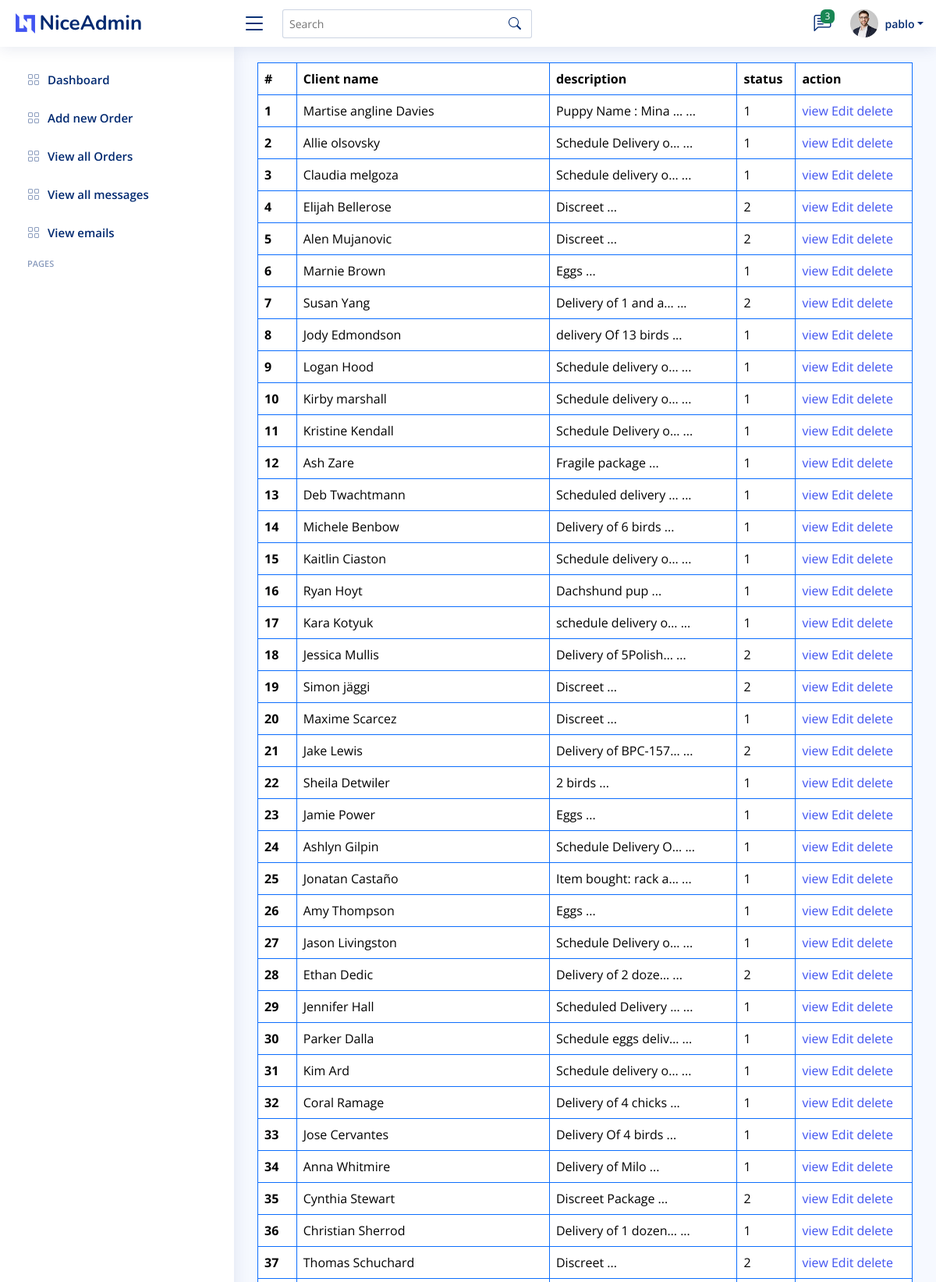
The app's page /adminside/order-list/ (signed in, upper part) with its own data.
### adminside/models.py (models this page shows, shortened)
class Order(models.Model):
    sender_name = models.CharField(max_length=50)
    sender_address = models.CharField(max_length=50)
    sender_email = models.EmailField()
    reciever_name = models.CharField(max_length=50, null=True, blank=True)
    Phone_number = models.CharField(null=True, blank=True, max_length=50)
    reciever_address = models.CharField(max_length=50, null=True, blank=True)
    reciever_email = models.EmailField()
    origin = models.CharField(max_length=50, null=True, blank=True)
    destination = models.CharField(max_length=50, null=True, blank=True)
    package = models.IntegerField(null=True)
    carrier = models.CharField(max_length=50, null=True, blank=True)
    type_of_shipment = models.CharField(max_length=50, null=True, blank=True)
    description = models.TextField(null=True, blank=True)
    reference_number = models.CharField(max_length=50, null=True, blank=True)
    weight = models.CharField(max_length=50, null=True, blank=True)
    departure_date = models.CharField(null=True, blank=True, max_length=50)
    arrival_date = models.CharField(null=True, blank=True, max_length=50)
    departure_time = models.CharField(null=True, blank=True, max_length=50)
    arrival_time = models.CharField(null=True, blank=True, max_length=50)
    payment_method = models.CharField(max_length=50, null=True, blank=True)
    tracking_number = models.CharField(default=f"EXWA{str(uuid.uuid4())[:18]}-ORDER", max_length=30, unique=True)
    status = models.IntegerField(choices=ORDERSTATUS, default=1)
    id = models.UUIDField(default=uuid.uuid4, unique=True, primary_key=True, editable= False)
    date_added = models.DateTimeField(auto_now_add = True)
    updated = models.DateTimeField(auto_now=True)
    class Meta:
        ordering = ['-date_added']

### adminside/views.py (the view)
# urls.py: path('order-list/',views.OrderList, name='order-list'),
def OrderList(request):
    orders = Order.objects.all()
    return render(request, 'orderList.html', {'orders': orders})

### adminside/templates/orderList.html (shortened to what this page needs)
{% extends 'base.html' %}
{% load static %}
{% block content %}
<div class="container">
    <div class="row">
      <table class="table table-bordered border-primary">
        <thead>
          <tr>
            <th scope="col">#</th>
            <th scope="col">Client name</th>
            <th scope="col">description</th>
            <th scope="col">status</th>
            <th scope="col">action</th>
          </tr>
        </thead>
        <tbody>
          {% for order in orders %}
          <tr>
            <th >{{forloop.counter}}</th>
            <td>{{order.reciever_name}}</td>
            <td>{{order.description|truncatechars:20}} ...</td>
            <td>{{order.status}}</td>
            <td>
              <a href="{% url 'adminside:details' order.id %}">view</a>
              <a href="{% url 'adminside:update-order' order.id %}">Edit</a>
              <a href="{% url 'adminside:delete-order' order.id %}">delete</a>
            </td>
          </tr>
          {% endfor %}
        </tbody>
      </table>
    </div>
  </div>
{% endblock %}

### adminside/templates/base.html (shortened to what this page needs)
{% load static %}
<!DOCTYPE html>
<html lang="en">
<head>
  <link href="{% static 'assets/vendor/bootstrap/css/bootstrap.min.css' %}" rel="stylesheet">
  <link rel="stylesheet" href="{% static 'assets/vendor/bootstrap-icons/bootstrap-icons.css' %}">
  <link rel="stylesheet" href="{% static 'assets/vendor/boxicons/css/boxicons.min.css' %}">
  <link rel="stylesheet" href="{% static 'assets/vendor/quill/quill.snow.css' %}">
  <link rel="stylesheet" href="{% static 'assets/vendor/quill/quill.bubble.css' %}">
  <link href="{%static 'assets/vendor/remixicon/remixicon.css' %}" rel="stylesheet">
  <link href="{% static 'assets/vendor/simple-datatables/style.css' %}" rel="stylesheet">
  <link href="{% static 'assets/css/style1.css' %}" rel="stylesheet">
</head>
<body>
  <header id="header" class="header fixed-top d-flex align-items-center">
    <div class="d-flex align-items-center justify-content-between">
      <a href="" class="logo d-flex align-items-center">
        <img src="{% static 'assets/img/logo.png' %}" alt="">
        <span class="d-none d-lg-block">NiceAdmin</span>
      </a>
      <i class="bi bi-list toggle-sidebar-btn"></i>
    </div>
    <div class="search-bar">
      <form class="search-form d-flex align-items-center" method="POST" action="#">
        <input type="text" name="query" placeholder="Search" title="Enter search keyword">
        <button type="submit" title="Search"><i class="bi bi-search"></i></button>
      </form>
    </div>
    <nav class="header-nav ms-auto">
      <ul class="d-flex align-items-center">
        <li class="nav-item dropdown">
          <a class="nav-link nav-icon" href="#" data-bs-toggle="dropdown">
            <i class="bi bi-chat-left-text"></i>
            <span class="badge bg-success badge-number">3</span>
          </a>
        </li>
        <li class="nav-item dropdown pe-3">
          <a class="nav-link nav-profile d-flex align-items-center pe-0" href="#" data-bs-toggle="dropdown">
            <img src="{% static 'assets/img/profile-img.jpg' %}" alt="Profile" class="rounded-circle">
            <span class="d-none d-md-block dropdown-toggle ps-2">{{request.user.username}}</span>
          </a>
        </li>
      </ul>
    </nav>
  </header>
  <aside id="sidebar" class="sidebar">
    <ul class="sidebar-nav" id="sidebar-nav">
      <li class="nav-item">
        <a class="nav-link collapsed" href="{% url 'adminside:dashboard' %}">
          <i class="bi bi-grid"></i>
          <span>Dashboard</span>
        </a>
      </li>
      <li class="nav-item">
        <a class="nav-link collapsed" href="{% url 'adminside:new-order' %}">
          <i class="bi bi-grid"></i>
          <span>Add new Order</span>
        </a>
      </li>
      <li class="nav-item">
        <a class="nav-link collapsed" href="{% url 'adminside:order-list' %}">
          <i class="bi bi-grid"></i>
          <span>View all Orders</span>
        </a>
      </li>
      <li class="nav-item">
        <a class="nav-link collapsed" href="{% url 'adminside:all-messages' %}">
          <i class="bi bi-grid"></i>
          <span>View all messages</span>
        </a>
      </li>
      <li class="nav-item">
        <a class="nav-link collapsed" href="{% url 'adminside:email' %}">
          <i class="bi bi-grid"></i>
          <span>View emails</span>
        </a>
      </li>
      <li class="nav-heading">Pages</li>
    </ul>
  </aside>
  <main id="main" class="main">
    {% block content %}
    {% endblock %}
  </main>
</body>
</html>

### adminside/static/assets/css/style1.css (style rules this page uses)
:root { scroll-behavior: smooth; }
body { font-family: "Open Sans", sans-serif; background: #f6f9ff; color: #444444; }
a { color: #4154f1; text-decoration: none; }
#main { margin-top: 60px; padding: 20px 30px; transition: all 0.3s; }
.logo { line-height: 1; }
@media (min-width: 1200px) { .logo { width: 280px; } }
.logo img { max-height: 26px; margin-right: 6px; }
.logo span { font-size: 26px; font-weight: 700; color: #012970; font-family: "Nunito", sans-serif; }
.header { transition: all 0.5s; z-index: 997; height: 60px; box-shadow: 0px 2px 20px rgba(1, 41, 112, 0.1); background-color: #fff; padding-left: 20px; }
.header .toggle-sidebar-btn { font-size: 32px; padding-left: 10px; cursor: pointer; color: #012970; }
.header .search-bar { min-width: 360px; padding: 0 20px; }
.header .search-form { width: 100%; }
.header .search-form input { border: 0; font-size: 14px; color: #012970; border: 1px solid rgba(1, 41, 112, 0.2); padding: 7px 38px 7px 8px; border-radius: 3px; transition: 0.3s; width: 100%; }
.header .search-form button { border: 0; padding: 0; margin-left: -30px; background: none; }
.header .search-form button i { color: #012970; }
.header-nav ul { list-style: none; }
.header-nav>ul { margin: 0; padding: 0; }
.header-nav .nav-icon { font-size: 22px; color: #012970; margin-right: 25px; position: relative; }
.header-nav .nav-profile { color: #012970; }
.header-nav .nav-profile img { max-height: 36px; }
.header-nav .nav-profile span { font-size: 14px; font-weight: 600; }
.header-nav .badge-number { position: absolute; inset: -2px -5px auto auto; font-weight: normal; font-size: 12px; padding: 3px 6px; }
.sidebar { position: fixed; top: 60px; left: 0; bottom: 0; width: 300px; z-index: 996; transition: all 0.3s; padding: 20px; overflow-y: auto; scrollbar-width: thin; scrollbar-color: #aab7cf transparent; box-shadow: 0px 0px 20px rgba(1, 41, 112, 0.1); background-color: #fff; }
@media (min-width: 1200px) { #main, #footer { margin-left: 300px; } }
.sidebar-nav { padding: 0; margin: 0; list-style: none; }
.sidebar-nav li { padding: 0; margin: 0; list-style: none; }
.sidebar-nav .nav-item { margin-bottom: 5px; }
.sidebar-nav .nav-heading { font-size: 11px; text-transform: uppercase; color: #899bbd; font-weight: 600; margin: 10px 0 5px 15px; }
.sidebar-nav .nav-link { display: flex; align-items: center; font-size: 15px; font-weight: 600; color: #4154f1; transition: 0.3; background: #f6f9ff; padding: 10px 15px; border-radius: 4px; }
.sidebar-nav .nav-link i { font-size: 16px; margin-right: 10px; color: #4154f1; }
.sidebar-nav .nav-link.collapsed { color: #012970; background: #fff; }
.sidebar-nav .nav-link.collapsed i { color: #899bbd; }

### records on screen
Order: reciever_name "Martise angline Davies", description "Puppy Name : Mina …", status "1"
Order: reciever_name "Allie olsovsky", description "Schedule Delivery o…", status "1"
Order: reciever_name "Claudia melgoza", description "Schedule delivery o…", status "1"
Order: reciever_name "Elijah Bellerose", description "Discreet", status "2"
Order: reciever_name "Alen Mujanovic", description "Discreet", status "2"
Order: reciever_name "Marnie Brown", description "Eggs", status "1"
Order: reciever_name "Susan Yang", description "Delivery of 1 and a…", status "2"
Order: reciever_name "Jody Edmondson", description "delivery Of 13 birds", status "1"
Order: reciever_name "Logan Hood", description "Schedule delivery o…", status "1"
Order: reciever_name "Kirby marshall", description "Schedule delivery o…", status "1"
Order: reciever_name "Kristine Kendall", description "Schedule Delivery o…", status "1"
Order: reciever_name "Ash Zare", description "Fragile package", status "1"
Order: reciever_name "Deb Twachtmann", description "Scheduled delivery …", status "1"
Order: reciever_name "Michele Benbow", description "Delivery of 6 birds", status "1"
Order: reciever_name "Kaitlin Ciaston", description "Schedule delivery o…", status "1"
Order: reciever_name "Ryan Hoyt", description "Dachshund pup", status "1"
Order: reciever_name "Kara Kotyuk", description "schedule delivery o…", status "1"
Order: reciever_name "Jessica Mullis", description "Delivery of 5Polish…", status "2"
Order: reciever_name "Simon jäggi", description "Discreet", status "2"
Order: reciever_name "Maxime Scarcez", description "Discreet", status "1"
Order: reciever_name "Jake Lewis", description "Delivery of BPC-157…", status "2"
Order: reciever_name "Sheila Detwiler", description "2 birds", status "1"
Order: reciever_name "Jamie Power", description "Eggs", status "1"
Order: reciever_name "Ashlyn Gilpin", description "Schedule Delivery O…", status "1"
Order: reciever_name "Jonatan Castaño", description "Item bought: rack a…", status "1"
Order: reciever_name "Amy Thompson", description "Eggs", status "1"
Order: reciever_name "Jason Livingston", description "Schedule Delivery o…", status "1"
Order: reciever_name "Ethan Dedic", description "Delivery of 2 doze…", status "2"
Order: reciever_name "Jennifer Hall", description "Scheduled Delivery …", status "1"
Order: reciever_name "Parker Dalla", description "Schedule eggs deliv…", status "1"
Order: reciever_name "Kim Ard", description "Schedule delivery o…", status "1"
Order: reciever_name "Coral Ramage", description "Delivery of 4 chicks", status "1"
Order: reciever_name "Jose Cervantes", description "Delivery Of 4 birds", status "1"
Order: reciever_name "Anna Whitmire", description "Delivery of Milo", status "1"
Order: reciever_name "Cynthia Stewart", description "Discreet Package", status "2"
Order: reciever_name "Christian Sherrod", description "Delivery of 1 dozen…", status "1"
Order: reciever_name "Thomas Schuchard", description "Discreet", status "2"

### other values on screen
{{ request.user.username }} "pablo"
